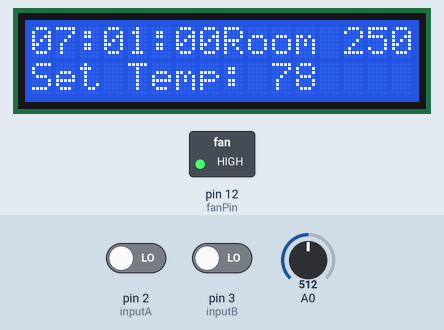
Simulated run of this sketch. Board: Arduino Uno, built with avr-gcc and run on an emulated ATmega328P. On the bench: 16×2 character LCD, switched loads named in the sketch (green lamp = pin HIGH). The inputs (shaded band) are chosen by the test bench; at power-on: A0 = 512, pin 2 (inputA) LOW, pin 3 (inputB) LOW.

Above: at 1.6 s.
1.7 s: A0 set to 176
At 2.06 s:
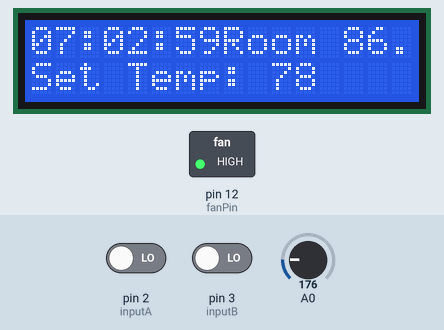
3.4 s: A0 set to 142
At 3.59 s:
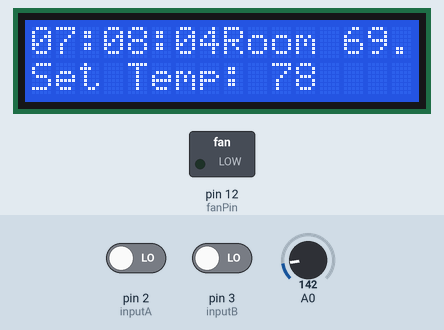
5.8 s: A0 set to 122
At 6.0 s:
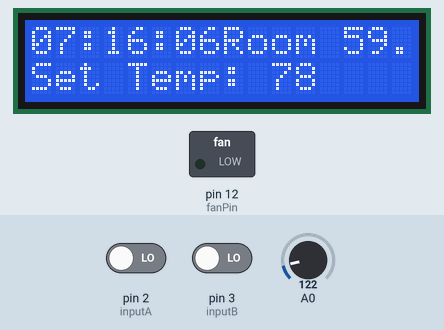
Timing chart, 0 to 8.8 s (numbered marks = the images above; inputs shaded):
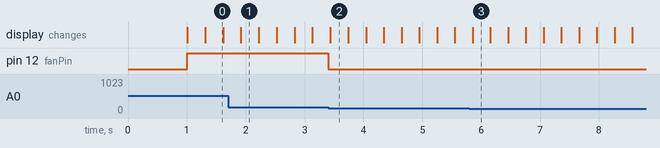

Measured:
- the behaviour switches between 160 and 159 on A0 (found by bisection; images 1 and 2)
- after the input at 3.4 s, pin 12 (fanPin): HIGH → LOW at once

The sketch:

Project.ino
```cpp
#include <LiquidCrystal.h>
LiquidCrystal LcdDriver(11,9,5,6,7,8);
int inputA = 2;
int inputB = 3;
int encPos = 0;   //encoder position
int currEncPos = 0;
unsigned long Timer = millis(); //timer
const int Interval = 1000;  //1 second length
int tempPin = 0;  //analgo pin 0;
int Hours = 0;
int Minutes = 0;
int Seconds = 0;
int setTemp = 78;
int fanPin = 12;

//material from lab 6
void monitorA()
{
  if(digitalRead(inputA)==digitalRead(inputB))  //reads input from encoder button
  {
    currEncPos ++;  //increment current encoder position
  }
  else
  {
    currEncPos --;  //decrement current encoder position
  }
}
//material from lab 6
void monitorB()//reads input from encoder button
{
  if(digitalRead(inputA) == digitalRead(inputB))
  {
    currEncPos--;  //decrement current encoder position
  }
  else
  {
    currEncPos++;  //increment current encoder position
  }
}

//material from lab 4
void UpdateClock()  //updates clock's values every second
{
  if(Seconds < 59)
  {
    Seconds++;  //increments seconds
  }
  else
  {
    Seconds = 0;  //resets seconds every 59 seconds
    if(Minutes<59)
    {
      Minutes++;  //increments Minutes
    }
    else
    {
      Minutes=0;  //resets minutes every 59 minutes
      if(Hours<23)
      {
        Hours++;  //increments hours
      }
      else
      {
          Hours = 0; //resets hours every 24 hours
          //reset
      }
    }
  }
}//end of UpdateClock

//material from lab 4
void SendClock()
{
  LcdDriver.setCursor(0,0); //sets cursor position
  if(Hours<10)
  {
    LcdDriver.print("0"); //prints 0 if hours is <10
  }
  LcdDriver.print(Hours);//prints hours
  LcdDriver.print(":");
  if(Minutes<10)
  {
    LcdDriver.print("0");
  }
  LcdDriver.print(Minutes); //prints minutes
  LcdDriver.print(":");
  if(Seconds<10)
  {
    LcdDriver.print("0");
  }
  LcdDriver.print(Seconds); //prints seconds
}

//used to set initial set temperature based on hours.
void UseTemp()
{
  if(Hours>6 && Hours <18)
  {
    setTemp = 78; //initializes set temperature to 78
  }
  else if (Hours >18 || Hours<6)
  {
    setTemp = 70; //initializes set temperature to 70
  }
}
void setup()
{
  LcdDriver.begin(16,2);
  LcdDriver.setCursor(0,0);
  LcdDriver.clear();

  attachInterrupt(0,monitorA,CHANGE);   //used to read encoder button
  attachInterrupt(1,monitorB,CHANGE);   //used to read encoder button

Serial.begin(9600);
  pinMode(fanPin, OUTPUT);  //sets fanPin (digital pin 12) as an output
  Hours = 7;  //initializes Hours at 7am. Must be changed to test hours function
  UseTemp();  //used to call method to initialize set temperature.
}

void loop()
{
   if(millis()-Timer>=Interval) //if 1 second has passed
   {
     UpdateClock(); //changes clock time
     SendClock(); //display clock time

     float fahr = (analogRead(A0))*(5.0/1023)*100;  //takes in voltage from LM34 and converts to degrees farenheit
     if(fahr>=setTemp)    //if room temperature is greater than set temperature
     {
      digitalWrite(fanPin, HIGH); //turn fan on
     }
     else if (fahr<setTemp) //if room temperature is less than set temperature
     {
      digitalWrite(fanPin, LOW); //turn fan off
     }


     while (currEncPos - encPos >4) //while encoder turns right
     {
      setTemp++;    //increase set temperature
      currEncPos = 0; //reset current encoder position
     }
     while (currEncPos - encPos <-4)    //while encoder turns left
     {
      setTemp--;  //decrease set temperature
      currEncPos = 0;   //reset current encoder position
     }


     LcdDriver.print("Room ");  //display room temperature in upper right hand corner (screen is too small to display full length)
     LcdDriver.print(fahr);
     LcdDriver.setCursor(0,1);  //change place of printing
     LcdDriver.print("Set Temp: "); //displays set temperature in lower left hand corner.
     LcdDriver.print(setTemp);
   }
}
```
